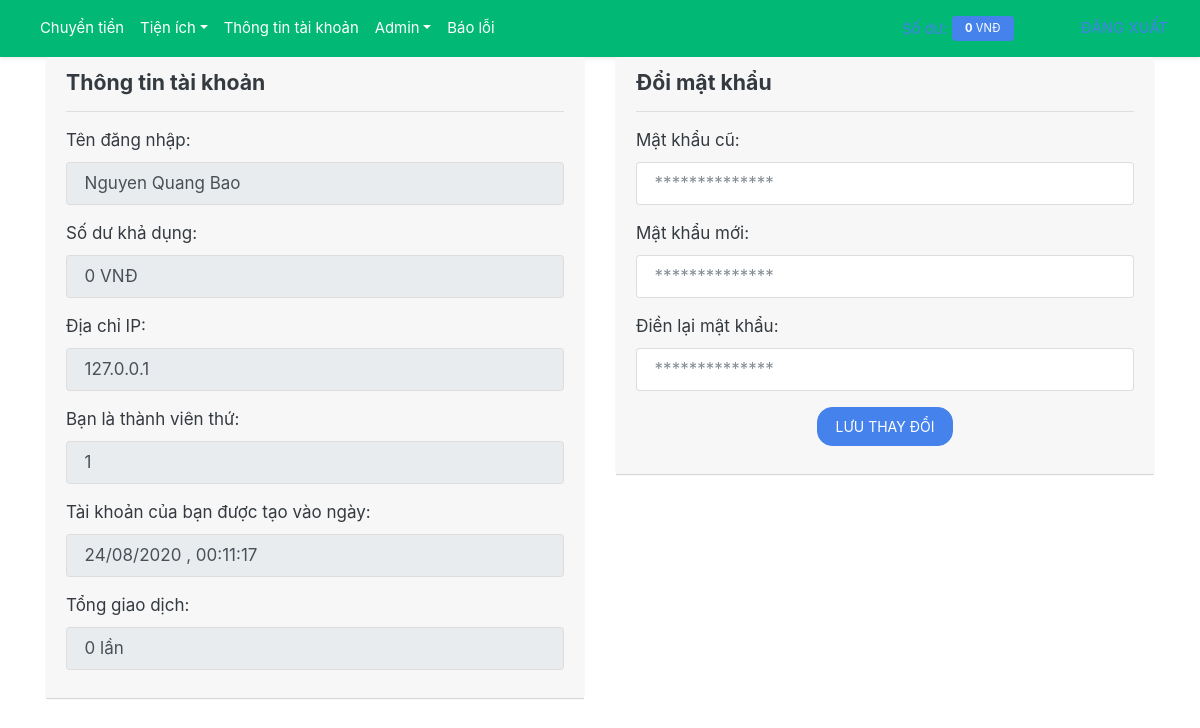
Screenshot of /info (signed in) with the database file from the repository.
### tables this page shows
CREATE TABLE `users` (
  `id` int(11) NOT NULL,
  `username` varchar(255) NOT NULL,
  `password` int(255) NOT NULL,
  `active` int(2) NOT NULL,
  `date` varchar(255) NOT NULL,
  `name` varchar(255) NOT NULL,
  `sodu` int(11) NOT NULL,
  `role` int(11) NOT NULL
);

### mvc/view/index.php (called while the page is built, shortened)
<?php
require_once "./mvc/function/Function.php";
require_once "./mvc/function/Database.php";
include "html/head.php";
include "html/main.php";
include "html/footer.php";

### mvc/Controller/index.php (called while the page is built)
<?php
class index{
    public function __construct()
    {
       require_once "./mvc/view/index.php";
    }
}

### index.php (called while the page is built, shortened)
<?php
$load = new index;

### mvc/function/Database.php (called while the page is built, shortened)
<?php
class Database
{
    public $link;
    public function __construct()
    {
        $this->link = mysqli_connect("localhost","root","","shop_mail") or die ("<h1 style='text-align: center; color : red; font-weight: bold'> connect database fail </h1>");
        mysqli_set_charset($this->link,"utf8");
    }
    public function total($sql)
    {
        $result = @mysqli_query($this->link  , $sql);
        $tien = @mysqli_fetch_array($result);
        return $tien;
    }
}
?>

### mvc/function/Function.php (called while the page is built, shortened)
<?php
    function get_client_ip() {
        $ipaddress = '';
        if (isset($_SERVER['HTTP_CLIENT_IP']))
            $ipaddress = $_SERVER['HTTP_CLIENT_IP'];
        else if(isset($_SERVER['HTTP_X_FORWARDED_FOR']))
            $ipaddress = $_SERVER['HTTP_X_FORWARDED_FOR'];
        else if(isset($_SERVER['HTTP_X_FORWARDED']))
            $ipaddress = $_SERVER['HTTP_X_FORWARDED'];
        else if(isset($_SERVER['HTTP_FORWARDED_FOR']))
            $ipaddress = $_SERVER['HTTP_FORWARDED_FOR'];
        else if(isset($_SERVER['HTTP_FORWARDED']))
            $ipaddress = $_SERVER['HTTP_FORWARDED'];
        else if(isset($_SERVER['REMOTE_ADDR']))
            $ipaddress = $_SERVER['REMOTE_ADDR'];
        else
            $ipaddress = 'UNKNOWN';
        return $ipaddress;
    }
 ?>

### mvc/view/page/info.php (the view, shortened to what this page needs)
<?php
if(isset($_SESSION['username'])){ $db = new Database; $user = $db->total("SELECT * FROM `users` WHERE `username` = '{$_SESSION['username']}'");?>
<div class="container">
    <div class="row">
        <div class="col-lg-6">
            <div class="card border-light mb-3">
                <div class="card-header">
                    <div class="panel-heading text-left">
                        <h5><i class="fas fa-user-edit"></i> Thông tin tài khoản</h5>
                        <hr>
                        <div class="form-group">
                            <label>Tên đăng nhập:</label>
                            <input class="form-control mr-sm-2" value="<?php echo $user['name']; ?>" readonly>
                        </div>
                        <div class="form-group">
                            <label>Số dư khả dụng:</label>
                            <input class="form-control mr-sm-2" value="<?php echo number_format($user['sodu']); ?> VNĐ" readonly>
                        </div>
                        <div class="form-group">
                            <label>Địa chỉ IP:</label>
                            <input class="form-control mr-sm-2" value="<?php echo get_client_ip(); ?>" readonly>
                        </div>
                        <div class="form-group">
                            <label>Bạn là thành viên thứ:</label>
                            <input class="form-control mr-sm-2" value="<?php echo $user['id']; ?>" readonly>
                        </div>
                        <div class="form-group">
                            <label>Tài khoản của bạn được tạo vào ngày:</label>
                            <input class="form-control mr-sm-2" value="<?php echo $user['date']; ?>" readonly>
                        </div>
                        <div class="form-group">
                            <label>Tổng giao dịch:</label>
                            <input class="form-control mr-sm-2" value="0 lần" readonly>
                        </div>
                    </div>
                </div>
            </div>
        </div>
        <div class="col-lg-6">
            <div class="card border-light mb-3">
                <div class="card-header">
                    <div class="panel-heading text-left">
                        <h5><i class="fas fa-lock"></i> Đổi mật khẩu</h5>
                        <hr>
                        <div class="form-group">
                            <label>Mật khẩu cũ:</label>
                            <input type="password" id="password" class="form-control mr-sm-2"
                                placeholder="**************">
                        </div>
                        <div class="form-group">
                            <label>Mật khẩu mới:</label>
                            <input type="password" id="passwordnew" class="form-control mr-sm-2"
                                placeholder="**************">
                        </div>
                        <div class="form-group">
                            <label>Điền lại mật khẩu:</label>
                            <input type="password" id="repasswordnew" class="form-control mr-sm-2"
                                placeholder="**************">
                        </div>
                        <div class="form-group">
                            <center>
                                <button type="submit" class="btn btn-primary" id="change_password">
                                    LƯU THAY ĐỔI
                                </button>
                            </center>
                        </div>
                    </div>
                </div>
            </div>
        </div>
    </div>
</div>
<?php } else {
    echo "<script> window.location.href = 'dangnhap' </script>";
} ?>

### rows the page displays
users: name "Nguyen Quang Bao", sodu "0 VNĐ", id "1", date "24/08/2020 , 00:11:17"
